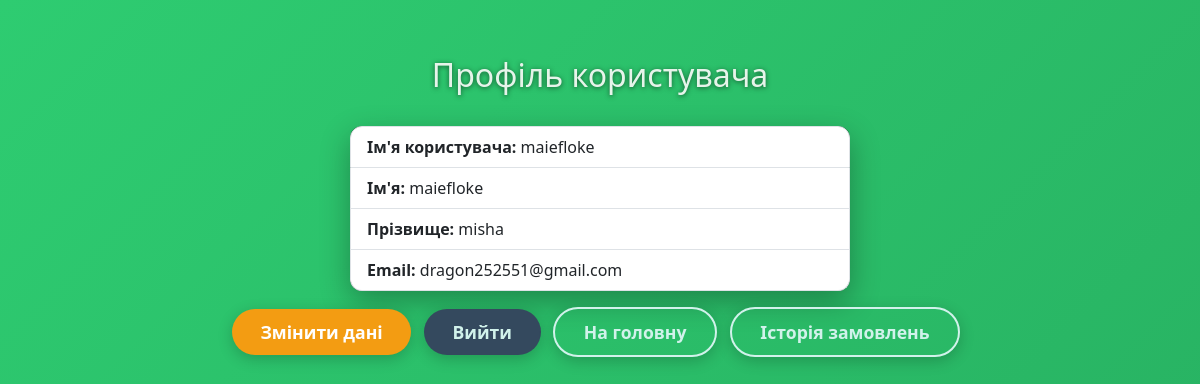
The app's page /accounts/profile/ (signed in) with its own data.
### accounts/models.py (models this page shows, shortened)
class CustomUser(AbstractUser):
    email = models.EmailField(unique=True)
    is_admin = models.BooleanField(default=False)

### accounts/views.py (the view)
# urls.py: path('profile/', views.profile_view, name='profile'),
@login_required
def profile_view(request):
    return render(request, 'accounts/profile.html')

### templates/accounts/profile.html (shortened to what this page needs)
{% extends "base.html" %}
{% block content %}
<h2>Профіль користувача</h2>
<ul class="list-group my-3">
  <li class="list-group-item"><strong>Ім'я користувача:</strong> {{ request.user.username }}</li>
  <li class="list-group-item"><strong>Ім'я:</strong> {{ request.user.first_name }}</li>
  <li class="list-group-item"><strong>Прізвище:</strong> {{ request.user.last_name }}</li>
  <li class="list-group-item"><strong>Email:</strong> {{ request.user.email }}</li>
</ul>
<div class="btn-container">
  <a href="{% url 'edit_profile' %}" class="btn btn-warning">Змінити дані</a>
  <a href="{% url 'logout' %}" class="btn btn-secondary">Вийти</a>
  <a href="{% url 'home' %}" class="btn btn-outline-dark">На головну</a>
  <a href="{% url 'order_history' %}" class="btn btn-outline-dark">Історія замовлень</a>
</div>
{% endblock %}

### templates/accounts/profile.html (style rules this page uses)
body { background: linear-gradient(135deg, #2ecc71, #27ae60); min-height: 100vh; font-family: 'Segoe UI', Tahoma, Geneva, Verdana, sans-serif; color: #e6f4ea; padding: 2rem; }
h2 { text-align: center; margin-bottom: 2rem; text-shadow: 0 1px 5px #14532d; }
ul.list-group { max-width: 500px; margin: 0 auto 2rem; background: #14532d; border-radius: 12px; box-shadow: 0 10px 30px rgba(0,0,0,0.3); }
a.btn { border-radius: 50px; font-weight: 600; padding: 0.6rem 1.8rem; font-size: 1.1rem; transition: all 0.3s ease; box-shadow: 0 4px 15px rgba(0,0,0,0.2); margin: 0 0.5rem 1rem 0; display: inline-block; text-decoration: none; }
a.btn-warning { background: #f39c12; color: white; border: none; }
a.btn-secondary { background: #34495e; color: #d1f2eb; border: none; }
a.btn-outline-dark { background: transparent; border: 2px solid #d1f2eb; color: #d1f2eb; }
.btn-container { text-align: center; margin-bottom: 3rem; }

### records on screen
CustomUser: user.username "maiefloke", user.first_name "maiefloke", user.last_name "misha", user.email "dragon252551@gmail.com"
